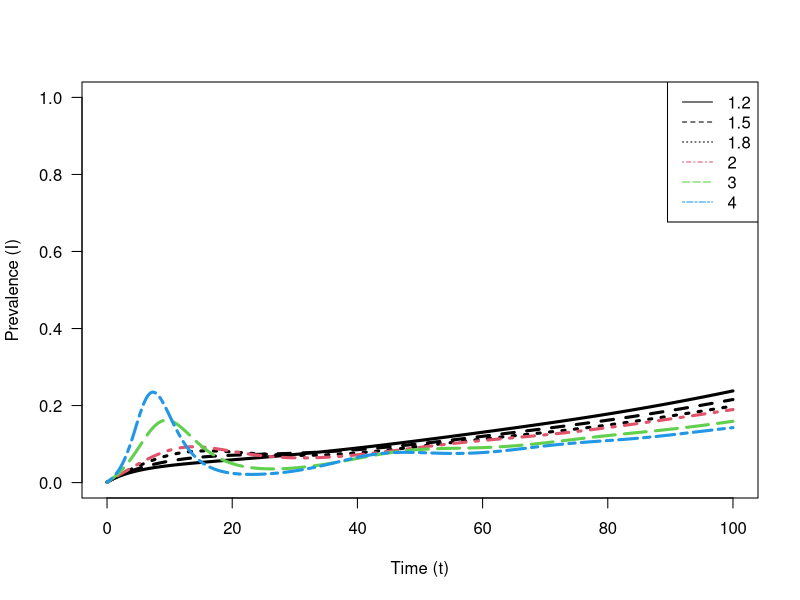

Write the R code that produced this figure.
library(deSolve)
## Vector Field for SIR model
SIR.vector.field <- function(t, vars=c(S,I,R), parms=c(R_0,1/gamma,delta,mu,sigma)) {
  with(as.list(c(parms, vars)), {
    dS <- -gamma*R_0*S*I-delta*S+sigma*(S+R) # dS/dt
    dI <- gamma*R_0*S*I - gamma*I+delta*S-mu*I # dI/dt
    dR <- gamma*I #dR/dt
    vec.fld <- c(dS=dS, dI=dI, dR=dR)
    return(list(vec.fld)) # ode() requires a list
  })
}

draw.soln <- function(ic=c(S=1,I=0), tmax=1,
                      times=seq(0,tmax,by=tmax/500),
                      func, parms, ... ) {
  soln <- ode(ic, times, func, parms)
  lines(times, soln[,"I"], col=Rep_nums[i], lwd=3,... )
}

## Plot solutions of the SIR model
tmax <- 100 # end time for numerical integration of the ODE
## draw box for plot:
plot(0,0,xlim=c(0,tmax),ylim=c(0,1),
     type="n",xlab="Time (t)",ylab="Prevalence (I)",las=1)
## initial conditions:
I0 <- 0.001
S0 <- 1 - I0
R0 <- 1 - I0 - S0

## draw solutions for several values of parameter R_0:
Rep_nums <- c(1.2,1.5,1.8,2,3,4)
for (i in 1:length(Rep_nums)) {
  draw.soln(ic=c(S=S0,I=I0,R=R0), tmax=tmax,
            func=SIR.vector.field,
            parms=c(R_0=Rep_nums[i],gamma=1/4,delta=0.01,mu=0.3,sigma=0.03),
            lty=i # use a different line style for each solution
  )
}
legend("topright",legend=Rep_nums,col=Rep_nums,lty=1:6)


  
